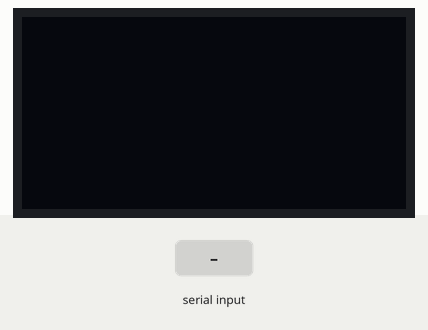
The sketch below on a simulated ESP8266 (NodeMCU). On the bench: 128×64 one-colour display. The test bench sets the inputs (shaded band). WiFi joins after 1.5 s; servers stay silent unless stated; what the sketch prints to the serial monitor is not drawn.

Above: at 2.7 s.
2.8 s: "INVALID_UID\n" received over Serial
At 3.5 s:
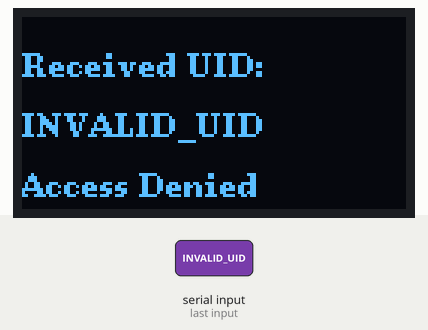
4.3 s: "1\n" received over Serial
At 4.6 s:
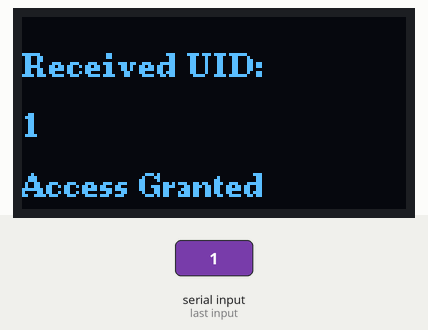
Timing chart, 0 to 7.3 s (numbered marks = the images above; inputs shaded):
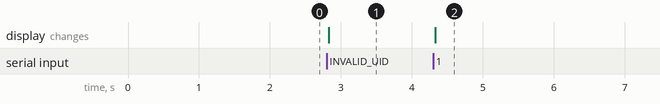

Measured:
- after the input at 2.8 s, the display: changes at once (image 1)
- after the input at 4.3 s, the display: changes at once (image 2)

The sketch:

Attendance_record_Syste_Nodemcu_code.ino
```cpp
#include <ESP8266WiFi.h>
#include <Firebase_ESP_Client.h>
#include "addons/TokenHelper.h"
#include "addons/RTDBHelper.h"
#include <U8g2lib.h>  // Include the U8g2 library for OLED display

#define WIFI_SSID "123456789"
#define WIFI_PASSWORD "123456789"
#define API_KEY "AIzaSyBwDnlUXdTESqvAnohLLUPdBjTo9dpLHI0"
#define DATABASE_URL "https://srgec-c5798-default-rtdb.firebaseio.com/"

// Define OLED screen settings
#define SDA_PIN 4  // D2 pin (GPIO4) for SDA
#define SCL_PIN 5  // D1 pin (GPIO5) for SCL
U8G2_SSD1306_128X64_NONAME_F_SW_I2C u8g2(U8G2_R0, SDA_PIN, SCL_PIN, U8X8_PIN_NONE);  // Use I2C interface

FirebaseData fbdo;
FirebaseAuth auth;
FirebaseConfig config;
unsigned long sendDataPrevMillis = 0;
bool signupOK = false;

String receivedUID = "";  // Variable to store the received UID

void setup() {
  // Open serial communications and wait for the port to open:
  Serial.begin(115200);
  while (!Serial) {
    ; // wait for serial port to connect. Needed for native USB port only
  }

  // Initialize the OLED display
  u8g2.begin();
  u8g2.clearBuffer();  // Clear the internal buffer
  u8g2.setFont(u8g2_font_ncenB08_tr); // Set the font

  WiFi.begin(WIFI_SSID, WIFI_PASSWORD);
  Serial.print("Connecting to Wi-Fi");
  while (WiFi.status() != WL_CONNECTED) {
    Serial.print(".");
    delay(300);
  }
  Serial.println();
  Serial.print("Connected with IP: ");
  Serial.println(WiFi.localIP());
  Serial.println();
  config.api_key = API_KEY;
  config.database_url = DATABASE_URL;
  if (Firebase.signUp(&config, &auth, "", "")) {
    Serial.println("Firebase Auth successful");
    signupOK = true;
  } else {
    Serial.printf("Firebase Auth failed: %s\n", config.signer.signupError.message.c_str());
  }
  config.token_status_callback = tokenStatusCallback; // see addons/TokenHelper.h
  Firebase.begin(&config, &auth);
  Firebase.reconnectWiFi(true);
}

void loop() {
  // Check if there's data available on the serial port
  if (Serial.available()) {
    receivedUID = Serial.readStringUntil('\n');  // Read the incoming UID (until newline)
    receivedUID.trim();                          // Remove any extra whitespace or newline characters
    Serial.println("Received UID: " + receivedUID); // Print the received UID to serial monitor

    // Display UID on OLED screen
    u8g2.clearBuffer();  // Clear previous screen content
    u8g2.setCursor(0, 20);  // Set the cursor position
    u8g2.print("Received UID: ");
    u8g2.setCursor(0, 40);  // Move cursor to the next line
    u8g2.print(receivedUID);

    if (receivedUID == "INVALID_UID") {
      // Access Denied for invalid UID
      u8g2.setCursor(0, 60);  // Move cursor to the next line
      u8g2.print("Access Denied");
    } else {
      // Access Granted for valid UID
      u8g2.setCursor(0, 60);  // Move cursor to the next line
      u8g2.print("Access Granted");
    }

    u8g2.sendBuffer();  // Send the buffer to the display

      // Send UID to Firebase if valid
      if (Firebase.ready() && signupOK && (millis() - sendDataPrevMillis > 1000 || sendDataPrevMillis == 0)) {
        sendDataPrevMillis = millis();

        if (receivedUID != "") {
          if (Firebase.RTDB.setString(&fbdo, "mainbucket/Received_UID/01", receivedUID)) {
            Serial.println("PATH: " + fbdo.dataPath());
            Serial.println("TYPE: " + fbdo.dataType());
            Serial.println("Data sent successfully.");
          } else {
            Serial.println("Failed to send UID data. Reason: " + fbdo.errorReason());
          }
        }
      }
    }
  }
```
